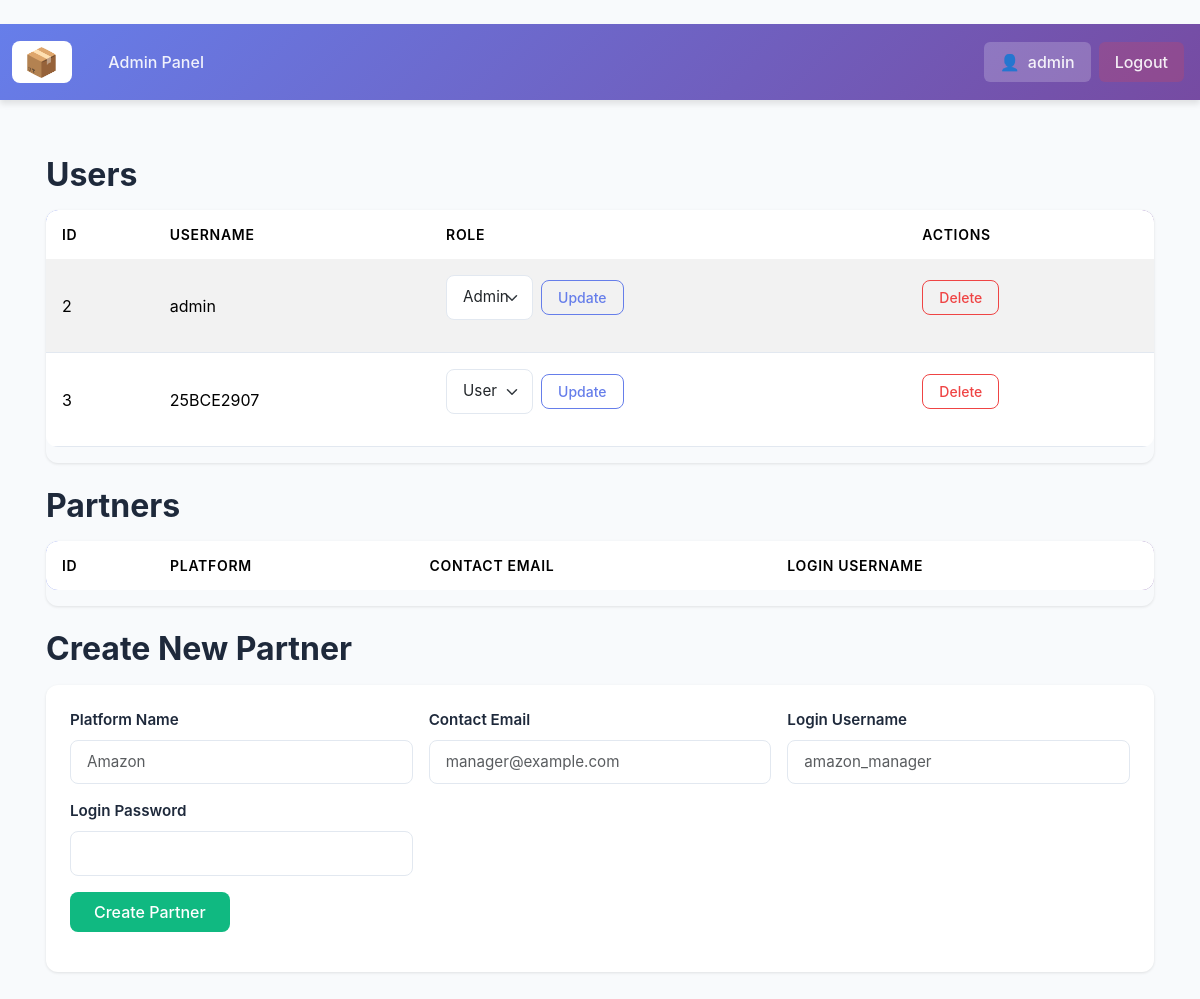
The page /admin_dashboard (signed in) on the database as committed earlier.
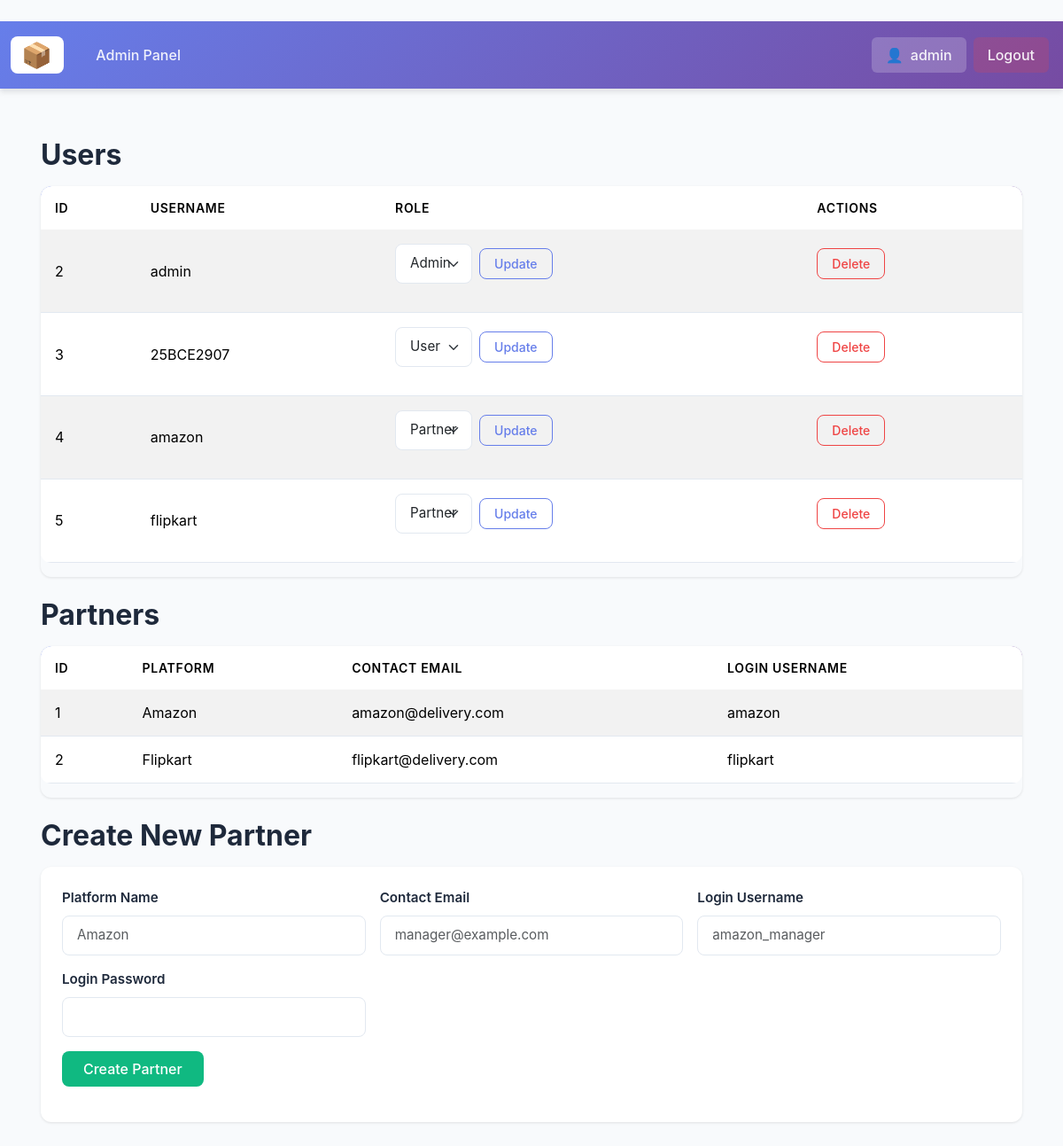
The same page on the database as committed later.
### app/models.py (models this page shows, shortened)
class User(db.Model, UserMixin):
    __tablename__ = 'user'
    id = db.Column(db.Integer, primary_key=True)
    username = db.Column(db.String(120), unique=True, nullable=False)
    email = db.Column(db.String(255), unique=True, nullable=True, index=True)
    password_hash = db.Column(db.String(255), nullable=False)
    role = db.Column(db.String(20), nullable=False, default='user')  # 'user' | 'admin' | 'partner'
    partner_profile = db.relationship('Partner', back_populates='user', uselist=False)
    orders = db.relationship('Order', back_populates='user')

class Partner(db.Model):
    __tablename__ = 'partner'
    id = db.Column(db.Integer, primary_key=True)
    platform_name = db.Column(db.String(120), nullable=False)
    contact_email = db.Column(db.String(255), nullable=True)
    user_id = db.Column(db.Integer, db.ForeignKey('user.id'), unique=True, nullable=False)
    user = db.relationship('User', back_populates='partner_profile')
    time_slots = db.relationship('TimeSlot', back_populates='partner', cascade='all, delete-orphan')
    orders = db.relationship('Order', back_populates='partner')

### app/routes.py (the view, shortened to what this page needs)
@bp.route('/admin_dashboard', methods=['GET', 'POST'])
@login_required
def admin_dashboard():
    if current_user.role != 'admin':
        abort(403)
    users = User.query.order_by(User.id.asc()).all()
    partners = Partner.query.order_by(Partner.platform_name.asc()).all()
    orders = Order.query.order_by(Order.created_at.desc()).all()
    return render_template('dashboard_admin.html', users=users, partners=partners, orders=orders)

### app/routes.py (called while the page is built)
@login_manager.user_loader
def load_user(user_id):
    return User.query.get(int(user_id))

### app/templates/dashboard_admin.html (shortened to what this page needs)
﻿{% extends 'base.html' %}
{% block content %}
<h2 class="mb-3">Users</h2>
<div class="table-responsive mb-4">
  <table class="table table-striped align-middle">
    <thead>
      <tr>
        <th>ID</th>
        <th>Username</th>
        <th>Role</th>
        <th>Actions</th>
      </tr>
    </thead>
    <tbody>
      {% for u in users %}
        <tr>
          <td>{{ u.id }}</td>
          <td>{{ u.username }}</td>
          <td>
            <form method="post" class="d-flex align-items-center gap-2">
              <select name="role" class="form-select form-select-sm" style="width:auto">
                {% for r in ['user','partner','admin'] %}
                  <option value="{{ r }}" {% if u.role==r %}selected{% endif %}>{{ r|capitalize }}</option>
                {% endfor %}
              </select>
              <button type="submit" class="btn btn-sm btn-outline-primary">Update</button>
            </form>
          </td>
          <td>
            <form method="post" onsubmit="return confirm('Delete user {{ u.username }}?')">
              <button type="submit" class="btn btn-sm btn-outline-danger">Delete</button>
            </form>
          </td>
        </tr>
      {% endfor %}
    </tbody>
  </table>
</div>
<h2 class="mb-3">Partners</h2>
<div class="table-responsive mb-4">
  <table class="table table-striped align-middle">
    <thead>
      <tr>
        <th>ID</th>
        <th>Platform</th>
        <th>Contact Email</th>
        <th>Login Username</th>
      </tr>
    </thead>
    <tbody>
      {% for p in partners %}
        <tr>
          <td>{{ p.id }}</td>
          <td>{{ p.platform_name }}</td>
          <td>{{ p.contact_email or '' }}</td>
          <td>{{ p.user.username if p.user }}</td>
        </tr>
      {% endfor %}
    </tbody>
  </table>
</div>
<h2 class="mb-3">Create New Partner</h2>
<div class="card mb-4">
  <div class="card-body">
    <form method="post" class="row g-3">
      <div class="col-md-4">
        <label class="form-label">Platform Name</label>
        <input type="text" name="platform_name" class="form-control" placeholder="Amazon" required />
      </div>
      <div class="col-md-4">
        <label class="form-label">Contact Email</label>
        <input type="email" name="contact_email" class="form-control" placeholder="manager@example.com" />
      </div>
      <div class="col-md-4">
        <label class="form-label">Login Username</label>
        <input type="text" name="username" class="form-control" placeholder="amazon_manager" required />
      </div>
      <div class="col-md-4">
        <label class="form-label">Login Password</label>
        <input type="password" name="password" class="form-control" required />
      </div>
      <div class="col-12">
        <button type="submit" class="btn btn-success">Create Partner</button>
      </div>
    </form>
  </div>
</div>
{% endblock %}

### app/templates/base.html (shortened to what this page needs)
﻿<!doctype html>
<html lang="en">
  <head>
    <link href="https://cdn.jsdelivr.net/npm/bootstrap@5.3.2/dist/css/bootstrap.min.css" rel="stylesheet">
    <link rel="stylesheet" href="{{ url_for('static', filename='style.css') }}" />
  </head>
  <body class="app-body">
    <nav class="navbar navbar-expand-lg navbar-dark app-navbar">
      <div class="container-fluid">
        <a class="navbar-brand fw-bold" href="{{ url_for('main.dashboard') if current_user.is_authenticated else url_for('main.home') }}">
          <span class="brand-logo">📦</span>
        </a>
        <div class="collapse navbar-collapse" id="navbarNav">
          <ul class="navbar-nav me-auto mb-2 mb-lg-0">
            {% if current_user.is_authenticated %}
              {% if current_user.role == 'admin' %}
                <li class="nav-item"><a class="nav-link" href="{{ url_for('main.admin_dashboard') }}">Admin Panel</a></li>
              {% endif %}
            {% endif %}
          </ul>
          <ul class="navbar-nav align-items-center">
            {% if current_user.is_authenticated %}
              <li class="nav-item">
                <span class="nav-link user-badge">
                  <i class="user-icon">👤</i>
                  {{ current_user.username }}
                </span>
              </li>
              <li class="nav-item"><a class="nav-link btn-logout" href="{{ url_for('main.logout') }}">Logout</a></li>
            {% else %}
              <li class="nav-item"><a class="nav-link" href="{{ url_for('main.signin') }}">Sign In</a></li>
              <li class="nav-item"><a class="nav-link btn-signup" href="{{ url_for('main.signup') }}">Sign Up</a></li>
            {% endif %}
          </ul>
        </div>
      </div>
    </nav>
    <div class="container my-4">
      {% block content %}{% endblock %}
    </div>
  </body>
</html>

### app/static/style.css (style rules this page uses)
:root { --primary-color: #667eea; --primary-dark: #5568d3; --secondary-color: #764ba2; --success-color: #10b981; --danger-color: #ef4444; --warning-color: #f59e0b; --info-color: #3b82f6; --dark-bg: #1e293b; --light-bg: #f8fafc; --card-bg: #ffffff; --text-primary: #1e293b; --text-secondary: #64748b; --border-color: #e2e8f0; --shadow-sm: 0 1px 3px rgba(0, 0, 0, 0.1); --shadow-md: 0 4px 6px rgba(0, 0, 0, 0.1); --shadow-lg: 0 10px 25px rgba(0, 0, 0, 0.15); }
body { font-family: 'Inter', system-ui, -apple-system, 'Segoe UI', Roboto, Arial, sans-serif; margin: 0; background-color: var(--light-bg); color: var(--text-primary); }
.app-body { min-height: 100vh; }
.container { padding: 2rem 1rem; }
.app-navbar { background: linear-gradient(135deg, var(--primary-color) 0%, var(--secondary-color) 100%) !important; box-shadow: var(--shadow-md); padding: 0.75rem 0; }
.app-navbar .navbar-brand { font-size: 1.75rem; letter-spacing: 0.05em; }
.brand-logo { background: white; color: var(--primary-color); padding: 0.25rem 0.75rem; border-radius: 8px; font-weight: 800; }
.app-navbar .nav-link { color: rgba(255, 255, 255, 0.9) !important; font-weight: 500; transition: all 0.2s ease; padding: 0.5rem 1rem !important; border-radius: 6px; margin: 0 0.25rem; }
.user-badge { background: rgba(255, 255, 255, 0.2) !important; border-radius: 20px; padding: 0.4rem 1rem !important; display: flex; align-items: center; gap: 0.5rem; }
.user-icon { font-style: normal; }
.btn-logout { background: rgba(239, 68, 68, 0.2) !important; color: white !important; }
.card { border: none !important; border-radius: 12px !important; box-shadow: var(--shadow-sm) !important; transition: all 0.3s ease; background: var(--card-bg); }
.card-body { padding: 1.5rem !important; }
.btn { border-radius: 8px !important; padding: 0.5rem 1.5rem !important; font-weight: 500; transition: all 0.2s ease; border: none; }
.btn-success { background: var(--success-color) !important; color: white !important; }
.btn-danger, .btn-outline-danger { background: var(--danger-color) !important; color: white !important; border: none !important; }
.btn-outline-danger { background: transparent !important; border: 1px solid var(--danger-color) !important; color: var(--danger-color) !important; }
.btn-outline-primary { border: 1px solid var(--primary-color) !important; color: var(--primary-color) !important; background: transparent !important; }
.btn-sm { padding: 0.375rem 1rem !important; font-size: 0.875rem; }
.table { background: var(--card-bg); border-radius: 12px; overflow: hidden; }
.table thead { background: linear-gradient(135deg, var(--primary-color) 0%, var(--secondary-color) 100%); color: white; }
.table thead th { border: none !important; font-weight: 600; padding: 1rem !important; text-transform: uppercase; font-size: 0.875rem; letter-spacing: 0.05em; }
.table tbody tr { transition: all 0.2s ease; }
.table tbody td { padding: 1rem !important; vertical-align: middle; border-color: var(--border-color) !important; }
.table-responsive { border-radius: 12px; box-shadow: var(--shadow-sm); }
.form-control, .form-select { border: 1px solid var(--border-color) !important; border-radius: 8px !important; padding: 0.625rem 1rem !important; transition: all 0.2s ease; font-size: 0.95rem; }
.form-label { font-weight: 600; color: var(--text-primary); margin-bottom: 0.5rem; font-size: 0.95rem; }
h2, h3, h4, h5 { color: var(--text-primary); font-weight: 700; }
h2 { font-size: 2rem; margin-bottom: 1.5rem; }

Rows that differ between the two databases and show on the page:
added User: id "4", username "amazon", role "Partner"
added User: id "5", username "flipkart", role "Partner"
added Partner: id "1", platform_name "Amazon", contact_email "amazon@delivery.com", user "amazon"
added Partner: id "2", platform_name "Flipkart", contact_email "flipkart@delivery.com", user "flipkart"
